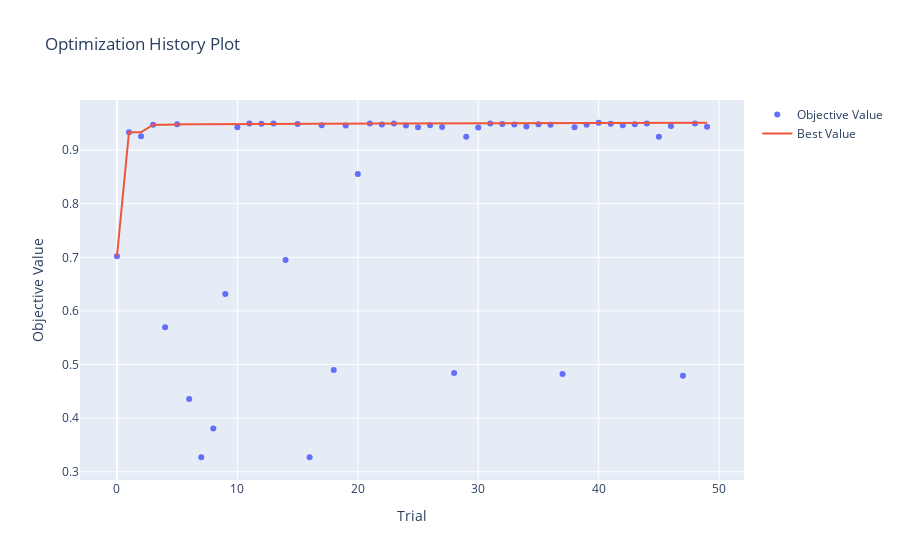
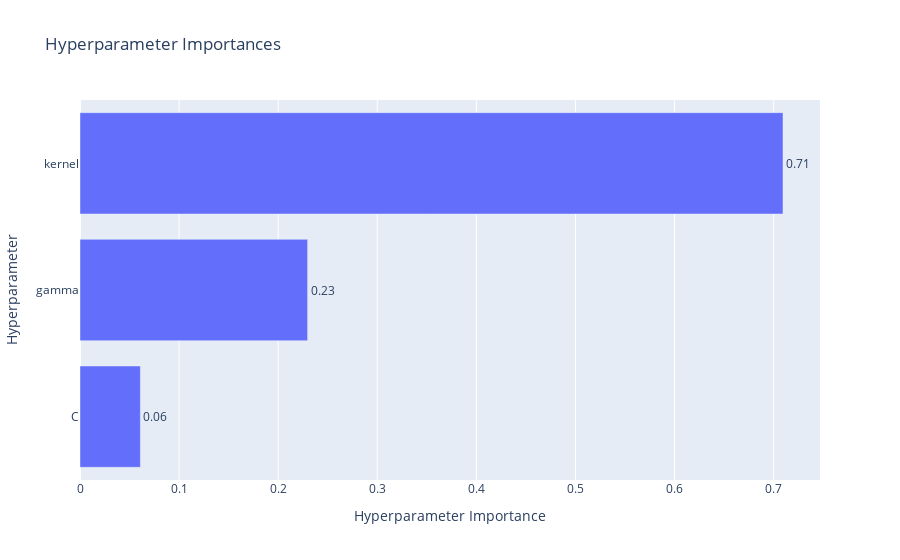
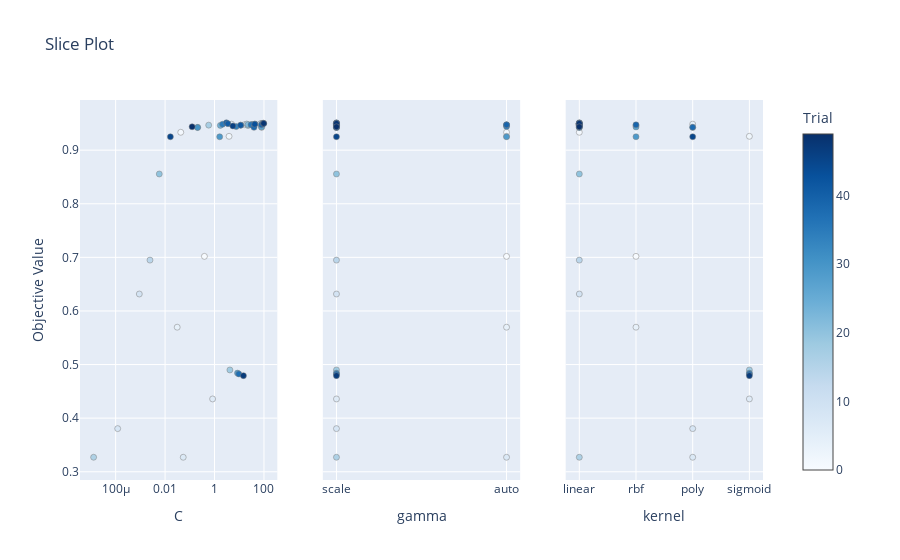

Here is the notebook cell these charts were saved with, in order:
### Code cell
vis.plot_optimization_history(study).show()
vis.plot_param_importances(study).show()
vis.plot_slice(study).show()

### Figure 1 — Plotly figure (JSON) as saved in the notebook; plotly's stock layout.template omitted (floating-point values rounded to 4 significant figures)
{"data": [{"mode": "markers", "name": "Objective Value", "type": "scatter", "x": [0, 1, 2, 3, 4, 5, 6, 7, 8, 9, 10, 11, 12, 13, 14, 15, 16, 17, 18, 19, 20, 21, 22, 23, 24, 25, 26, 27, 28, 29, 30, 31, 32, 33, 34, 35, 36, 37, 38, 39, 40, 41, 42, 43, 44, 45, 46, 47, 48, 49], "y": [0.7018, 0.9334, 0.9259, 0.9476, 0.5697, 0.9485, 0.4358, 0.327, 0.3805, 0.6316, 0.9425, 0.9496, 0.9493, 0.9497, 0.6949, 0.9488, 0.327, 0.9467, 0.4899, 0.946, 0.8556, 0.9499, 0.9477, 0.95, 0.9463, 0.9425, 0.9467, 0.9433, 0.484, 0.925, 0.9422, 0.95, 0.9488, 0.948, 0.944, 0.9483, 0.9475, 0.4825, 0.9425, 0.9472, 0.9512, 0.9495, 0.9466, 0.9484, 0.95, 0.925, 0.9453, 0.4793, 0.95, 0.9436]}, {"mode": "lines", "name": "Best Value", "type": "scatter", "x": [0, 1, 2, 3, 4, 5, 6, 7, 8, 9, 10, 11, 12, 13, 14, 15, 16, 17, 18, 19, 20, 21, 22, 23, 24, 25, 26, 27, 28, 29, 30, 31, 32, 33, 34, 35, 36, 37, 38, 39, 40, 41, 42, 43, 44, 45, 46, 47, 48, 49], "y": [0.7018, 0.9334, 0.9334, 0.9476, 0.9476, 0.9485, 0.9485, 0.9485, 0.9485, 0.9485, 0.9485, 0.9496, 0.9496, 0.9497, 0.9497, 0.9497, 0.9497, 0.9497, 0.9497, 0.9497, 0.9497, 0.9499, 0.9499, 0.95, 0.95, 0.95, 0.95, 0.95, 0.95, 0.95, 0.95, 0.95, 0.95, 0.95, 0.95, 0.95, 0.95, 0.95, 0.95, 0.95, 0.9512, 0.9512, 0.9512, 0.9512, 0.9512, 0.9512, 0.9512, 0.9512, 0.9512, 0.9512]}, {"marker": {"color": "#cccccc"}, "mode": "markers", "name": "Infeasible Trial", "showlegend": false, "type": "scatter", "x": [], "y": []}], "layout": {"title": {"text": "Optimization History Plot"}, "xaxis": {"title": {"text": "Trial"}}, "yaxis": {"title": {"text": "Objective Value"}}}}

### Figure 2 — Plotly figure (JSON) as saved in the notebook; plotly's stock layout.template omitted (floating-point values rounded to 4 significant figures)
{"data": [{"cliponaxis": false, "hovertemplate": ["C (FloatDistribution): 0.06090974178044487<extra></extra>", "gamma (CategoricalDistribution): 0.22967306919018102<extra></extra>", "kernel (CategoricalDistribution): 0.7094171890293741<extra></extra>"], "name": "Objective Value", "orientation": "h", "text": ["0.06", "0.23", "0.71"], "textposition": "outside", "type": "bar", "x": [0.06091, 0.2297, 0.7094], "y": ["C", "gamma", "kernel"]}], "layout": {"title": {"text": "Hyperparameter Importances"}, "xaxis": {"title": {"text": "Hyperparameter Importance"}}, "yaxis": {"title": {"text": "Hyperparameter"}}}}

### Figure 3 — Plotly figure (JSON) as saved in the notebook; plotly's stock layout.template omitted (floating-point values rounded to 4 significant figures)
{"data": [{"marker": {"color": [0, 1, 2, 3, 4, 5, 6, 7, 8, 9, 10, 11, 12, 13, 14, 15, 16, 17, 18, 19, 20, 21, 22, 23, 24, 25, 26, 27, 28, 29, 30, 31, 32, 33, 34, 35, 36, 37, 38, 39, 40, 41, 42, 43, 44, 45, 46, 47, 48, 49], "colorbar": {"title": {"text": "Trial"}, "x": 1, "xpad": 40}, "colorscale": [[0, "rgb(247,251,255)"], [0.125, "rgb(222,235,247)"], [0.25, "rgb(198,219,239)"], [0.375, "rgb(158,202,225)"], [0.5, "rgb(107,174,214)"], [0.625, "rgb(66,146,198)"], [0.75, "rgb(33,113,181)"], [0.875, "rgb(8,81,156)"], [1, "rgb(8,48,107)"]], "line": {"color": "Grey", "width": 0.5}, "showscale": true}, "mode": "markers", "name": "Feasible Trial", "showlegend": false, "type": "scatter", "x": [0.3892, 0.04303, 3.866, 16.34, 0.03087, 4.883, 0.8353, 0.0541, 0.0001209, 0.0009061, 80.75, 78.36, 72.66, 84.43, 0.002445, 20.05, 1.285e-05, 0.5802, 4.177, 22.56, 0.005819, 87.93, 22.75, 96.26, 1.717, 0.2086, 11.61, 79.38, 8.483, 1.614, 0.2043, 94.25, 43.3, 33.12, 7.522, 2.118, 29.92, 9.608, 39.33, 79.07, 3.024, 3.475, 11.34, 42.3, 94.52, 0.01638, 5.51, 14.75, 97.34, 0.1237], "xaxis": "x", "y": [0.7018, 0.9334, 0.9259, 0.9476, 0.5697, 0.9485, 0.4358, 0.327, 0.3805, 0.6316, 0.9425, 0.9496, 0.9493, 0.9497, 0.6949, 0.9488, 0.327, 0.9467, 0.4899, 0.946, 0.8556, 0.9499, 0.9477, 0.95, 0.9463, 0.9425, 0.9467, 0.9433, 0.484, 0.925, 0.9422, 0.95, 0.9488, 0.948, 0.944, 0.9483, 0.9475, 0.4825, 0.9425, 0.9472, 0.9512, 0.9495, 0.9466, 0.9484, 0.95, 0.925, 0.9453, 0.4793, 0.95, 0.9436], "yaxis": "y"}, {"marker": {"color": [0, 1, 2, 3, 4, 5, 6, 7, 8, 9, 10, 11, 12, 13, 14, 15, 16, 17, 18, 19, 20, 21, 22, 23, 24, 25, 26, 27, 28, 29, 30, 31, 32, 33, 34, 35, 36, 37, 38, 39, 40, 41, 42, 43, 44, 45, 46, 47, 48, 49], "colorbar": {"title": {"text": "Trial"}, "x": 1, "xpad": 40}, "colorscale": [[0, "rgb(247,251,255)"], [0.125, "rgb(222,235,247)"], [0.25, "rgb(198,219,239)"], [0.375, "rgb(158,202,225)"], [0.5, "rgb(107,174,214)"], [0.625, "rgb(66,146,198)"], [0.75, "rgb(33,113,181)"], [0.875, "rgb(8,81,156)"], [1, "rgb(8,48,107)"]], "line": {"color": "Grey", "width": 0.5}, "showscale": false}, "mode": "markers", "name": "Feasible Trial", "showlegend": false, "type": "scatter", "x": ["auto", "auto", "auto", "scale", "auto", "scale", "scale", "auto", "scale", "scale", "scale", "scale", "scale", "scale", "scale", "scale", "scale", "scale", "scale", "scale", "scale", "scale", "scale", "scale", "scale", "scale", "auto", "scale", "scale", "auto", "scale", "scale", "scale", "scale", "auto", "scale", "auto", "scale", "scale", "auto", "scale", "scale", "scale", "scale", "scale", "scale", "scale", "scale", "scale", "scale"], "xaxis": "x2", "y": [0.7018, 0.9334, 0.9259, 0.9476, 0.5697, 0.9485, 0.4358, 0.327, 0.3805, 0.6316, 0.9425, 0.9496, 0.9493, 0.9497, 0.6949, 0.9488, 0.327, 0.9467, 0.4899, 0.946, 0.8556, 0.9499, 0.9477, 0.95, 0.9463, 0.9425, 0.9467, 0.9433, 0.484, 0.925, 0.9422, 0.95, 0.9488, 0.948, 0.944, 0.9483, 0.9475, 0.4825, 0.9425, 0.9472, 0.9512, 0.9495, 0.9466, 0.9484, 0.95, 0.925, 0.9453, 0.4793, 0.95, 0.9436], "yaxis": "y2"}, {"marker": {"color": [0, 1, 2, 3, 4, 5, 6, 7, 8, 9, 10, 11, 12, 13, 14, 15, 16, 17, 18, 19, 20, 21, 22, 23, 24, 25, 26, 27, 28, 29, 30, 31, 32, 33, 34, 35, 36, 37, 38, 39, 40, 41, 42, 43, 44, 45, 46, 47, 48, 49], "colorbar": {"title": {"text": "Trial"}, "x": 1, "xpad": 40}, "colorscale": [[0, "rgb(247,251,255)"], [0.125, "rgb(222,235,247)"], [0.25, "rgb(198,219,239)"], [0.375, "rgb(158,202,225)"], [0.5, "rgb(107,174,214)"], [0.625, "rgb(66,146,198)"], [0.75, "rgb(33,113,181)"], [0.875, "rgb(8,81,156)"], [1, "rgb(8,48,107)"]], "line": {"color": "Grey", "width": 0.5}, "showscale": false}, "mode": "markers", "name": "Feasible Trial", "showlegend": false, "type": "scatter", "x": ["rbf", "linear", "sigmoid", "linear", "rbf", "poly", "sigmoid", "poly", "poly", "linear", "poly", "linear", "linear", "linear", "linear", "linear", "linear", "linear", "sigmoid", "rbf", "linear", "linear", "linear", "linear", "linear", "linear", "linear", "rbf", "sigmoid", "rbf", "linear", "linear", "linear", "linear", "linear", "linear", "linear", "sigmoid", "poly", "rbf", "linear", "linear", "linear", "linear", "linear", "poly", "linear", "sigmoid", "linear", "linear"], "xaxis": "x3", "y": [0.7018, 0.9334, 0.9259, 0.9476, 0.5697, 0.9485, 0.4358, 0.327, 0.3805, 0.6316, 0.9425, 0.9496, 0.9493, 0.9497, 0.6949, 0.9488, 0.327, 0.9467, 0.4899, 0.946, 0.8556, 0.9499, 0.9477, 0.95, 0.9463, 0.9425, 0.9467, 0.9433, 0.484, 0.925, 0.9422, 0.95, 0.9488, 0.948, 0.944, 0.9483, 0.9475, 0.4825, 0.9425, 0.9472, 0.9512, 0.9495, 0.9466, 0.9484, 0.95, 0.925, 0.9453, 0.4793, 0.95, 0.9436], "yaxis": "y3"}], "layout": {"title": {"text": "Slice Plot"}, "xaxis": {"anchor": "y", "domain": [0, 0.2889], "title": {"text": "C"}, "type": "log"}, "xaxis2": {"anchor": "y2", "categoryarray": ["scale", "auto"], "categoryorder": "array", "domain": [0.3556, 0.6444], "title": {"text": "gamma"}, "type": "category"}, "xaxis3": {"anchor": "y3", "categoryarray": ["linear", "rbf", "poly", "sigmoid"], "categoryorder": "array", "domain": [0.7111, 1], "title": {"text": "kernel"}, "type": "category"}, "yaxis": {"anchor": "x", "domain": [0, 1], "title": {"text": "Objective Value"}}, "yaxis2": {"anchor": "x2", "domain": [0, 1], "matches": "y", "showticklabels": false}, "yaxis3": {"anchor": "x3", "domain": [0, 1], "matches": "y", "showticklabels": false}}}
